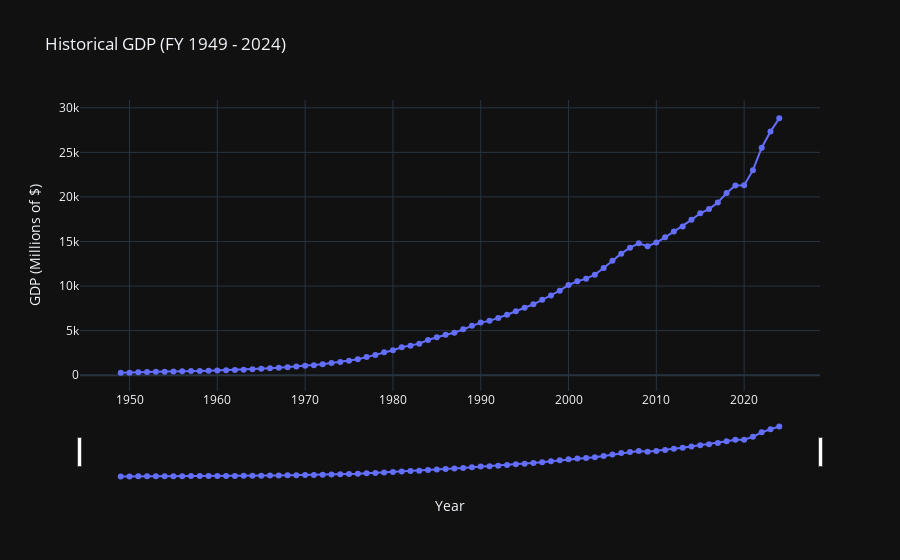

Source (notebook cell):
### Markdown cell above
# Content with notebooks

### Code cell
import matplotlib.pyplot as plt
import pandas as pd
import seaborn as sns
import zipfile
import plotly.express as px
from datetime import datetime



ARCHIVE = 'data/55022-2025-01-Historical-Economic-Data.zip'
CSV = 'Annual_FY_January2025.csv'

with zipfile.ZipFile(ARCHIVE) as z:
    with z.open(CSV) as f:
        df = pd.read_csv(f)

# Ensure 'date' is datetime
df['date'] = pd.to_datetime(df['date'], format='%Y')

# Get the current year
current_year = datetime.now().year

# Filter the DataFrame
df = df[df['date'].dt.year < current_year]

# Create a Plotly line plot with a range slider
fig = px.line(df, x='date', y='gdp', title='US GDP 1949 - 2024', markers=True)

fig.update_layout(
    template='plotly_dark',
    xaxis=dict(
        rangeslider=dict(visible=True),
        type="date"
    ),
    title={
        'text': "Historical GDP (FY 1949 - 2024)",
        
    },
    xaxis_title="Year",
    yaxis_title="GDP (Millions of $)"
)

fig.show()
